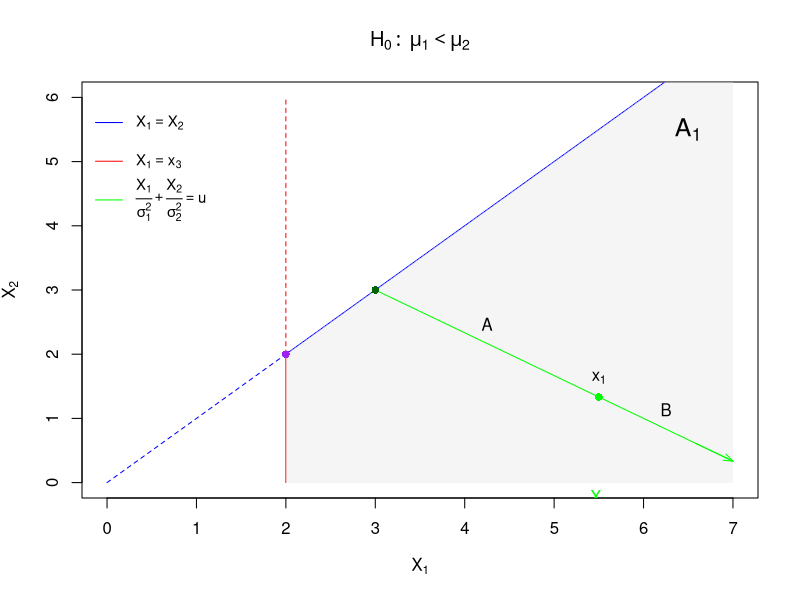

Write R code to recreate this figure.
png(file.path(here::here(), "Desktop", "Gaussian Rankings", "Figures", "line_segments_12.png"), 
    width = 2000, height = 1500, res = 300)

# Define parameters
x3 <- 2      # Vertical line at X_3
S1 <- 6      # Coefficient for X_1 in the slope line equation
S2 <- 4      # Coefficient for X_2 in the slope line equation
u <- 5       # Constant for the slope line equation

# Calculate intersection points
x_intersect_green <- S1 * u / (S1 + S2)  # Intersection of green line with X_1 = X_2
x_intersect_x3 <- x3                     # Intersection of X_1 = X_2 with X_3

# Ensure the green line intersects after the vertical X_3 line
if (x_intersect_green <= x3) {
  stop("Adjust u or coefficients to ensure green line intersects to the right of x3.")
}

# Set up the plot range
xlim <- c(0, 7)
ylim <- c(0, 6)

# Create the plot
plot(
  1, type = "n", xlim = xlim, ylim = ylim,
  xlab = expression(X[1]), ylab = expression(X[2]),
  main = expression(H[0]: ~ mu[1] < mu[2])
)

# Draw X_1 = X_2 line
segments(0, 0, x_intersect_x3, x_intersect_x3, col = "blue", lty = 2)  # Dashed before X_3
segments(x_intersect_x3, x_intersect_x3, xlim[2], xlim[2], col = "blue", lty = 1)  # Solid after X_3

# Draw vertical line X_3
segments(x3, 0, x3, x_intersect_x3, col = "red", lty = 1)   # Solid before X_1 = X_2
segments(x3, x_intersect_x3, x3, ylim[2], col = "red", lty = 2)   # Dashed after X_1 = X_2

# Shade the area between the red and blue lines
x_shade <- seq(x3, xlim[2], length.out = 100)
y_shade <- pmax(x_shade, x3)
polygon(
  c(x_shade, rev(x_shade)),
  c(rep(0, length(x_shade)), rev(y_shade)),
  col = rgb(0.9, 0.9, 0.9, 0.4),
  border = NA
)

# Draw the sloped line: X_1/S1 + X_2/S2 = u
curve(
  u - (x / S1) * S2,
  from = x_intersect_green, to = xlim[2],
  add = TRUE, col = "green", lty = 1
)

# Endpoint where x = xlim[2]
arrow_x_end <- xlim[2]
arrow_y_end <- u - (arrow_x_end / S1) * S2

# Slope of green line
slope <- -S2 / S1

# Direction vector (dx, dy) = (1, slope)
# Scale it so the arrow segment is a manageable length (e.g., 0.5 units)
dir_x <- 1
dir_y <- slope
mag <- sqrt(dir_x^2 + dir_y^2)
arrow_length <- 0.5
scale <- arrow_length / mag

# Draw the arrow in the direction of the line
arrows(
  x0 = arrow_x_end - scale * dir_x,
  y0 = arrow_y_end - scale * dir_y,
  x1 = arrow_x_end,
  y1 = arrow_y_end,
  length = 0.1,    # size of the arrowhead
  angle = 20,      # angle of the arrowhead
  col = "green"
)

# Add a point at observed x1 on the green line
x1 <- 5.5
y_value <- u - (x1 / S1) * S2
points(x1, y_value, col = "green", pch = 16)
text(x1, 0, expression(X[1]), pos = 1, col = "green")

# Add "A" above the green line at x = 4
x_A <- (x_intersect_green+x1)/2
y_A <- u - (x_A / S1) * S2
text(x_A, y_A + 0.3, "A", col = "black")

# Add "B" above the green line at x = 6
x_B <- (x1 + xlim[2])/2
y_B <- u - (x_B / S1) * S2
text(x_B, y_B + 0.3, "B", col = "black")

# Change "A1" to subscript notation A[1]
text(6.5, 5.5, expression(A[1]), col = "black", cex=1.5)

# Another label at x1, above the green line
y1 <- u - (x1 / S1) * S2
text(x1, y1 + 0.3, expression(x[1]), col = "black")

# Highlight intersection points
points(x3, x3, col = "purple", pch = 16)               # Intersection X_3 with X_1=X_2
points(x_intersect_green, x_intersect_green, 
       col = "darkgreen", pch = 16)                    # Intersection X_1=X_2 with the green line

# Legend with less top space and updated sigma notation
legend(
  "topleft",
  legend = c(
    expression(X[1] == X[2]),
    expression(X[1] == x[3]),
    expression(frac(X[1], sigma[1]^2) + frac(X[2], sigma[2]^2) == u)
  ),
  col = c("blue", "red", "green"),
  lty = c(1, 1, 1),
  bty = "n",            # No box around the legend
  cex = 0.9,            # Slightly smaller text
  y.intersp = 0.8       # Reduce vertical spacing
)

dev.off()